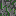

Below is a game level as drawn by its tile map, then a one-line description and the .tmx that defines it (tile-layer data replaced by summaries):
An orthogonal 1x1 tile map with 16x16 px tiles, 1 tile layer (wall).

<map version="1.4" tiledversion="1.4.2" orientation="orthogonal" renderorder="right-down" width="1" height="1" tilewidth="16" tileheight="16" infinite="0" nextlayerid="2" nextobjectid="1">
 <tileset firstgid="1" name="location2" tilewidth="16" tileheight="16" tilecount="72" columns="9">
  <image source="location2.png" width="144" height="128" />
 </tileset>
 <layer id="1" name="wall" width="1" height="1">
  <data>[1 cells, 1 non-empty, 1 distinct tile ids]</data>
 </layer>
</map>
